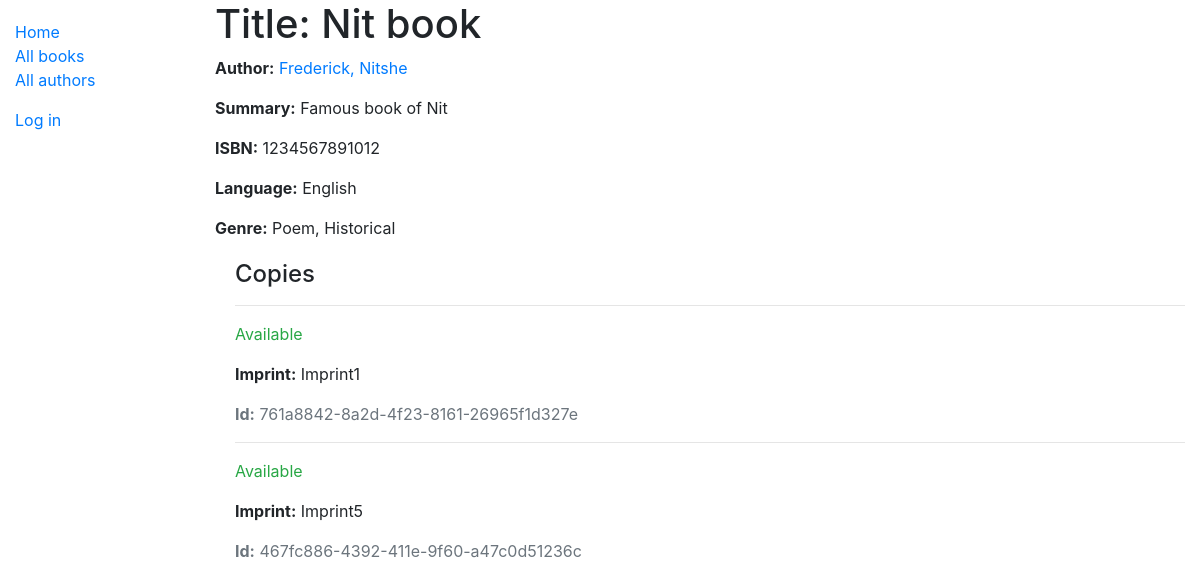
The page /catalog/book/2 on the database as committed earlier.
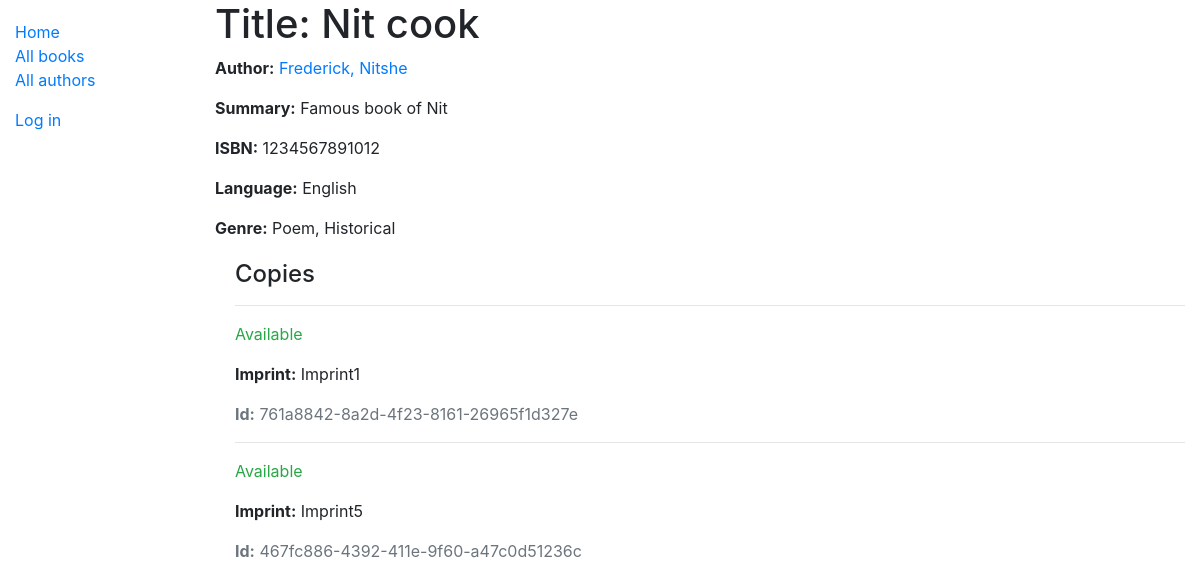
The same page on the database as committed later.
### catalog/models.py (models this page shows, shortened)
class Book(models.Model):
    title = models.CharField(max_length=200)
    author = models.ForeignKey('Author', on_delete=models.SET_NULL, null=True)
    summary = models.TextField(max_length=1000, help_text='Enter a brief description of the book')
    isbn = models.CharField(
        'ISBN',
        max_length=13,
        help_text='13 Character <a href="https://www.isbn-international.org/content/what-isbn">ISBN number</a>'
    )
    genre = models.ManyToManyField('Genre', help_text='Select a genre for this book')
    language = models.ForeignKey('Language', on_delete=models.SET_NULL, null=True)
    def display_genre(self):
        return ', '.join(genre.name for genre in self.genre.all()[:3])
    class Meta:
        ordering = ['title','author']
        permissions = (
            ("can_edit_books", "Create, update, delete"),
        )
    display_genre.short_description = 'Genre'

class Author(models.Model):
    first_name = models.CharField(max_length=100)
    last_name = models.CharField(max_length=100)
    date_of_birth = models.DateField(blank=True, null=True)
    date_of_death = models.DateField('Died', blank=True, null=True)
    def get_absolute_url(self):
        return reverse('author-detail', args=[str(self.id)])
    class Meta:
        ordering=['last_name','first_name']
        permissions = (
            ("can_edit_authors", "Create, update, delete"),
        )
    def __str__(self):
        return f'{self.last_name}, {self.first_name}'

class Language(models.Model):
    name = models.CharField(max_length=200, help_text="Enter a language name (e.g. English)")
    def __str__(self):
        return self.name

### catalog/views.py (the view)
# urls.py: path('book/<int:pk>', views.BookDetailView.as_view(), name='book-detail'),
class BookDetailView(generic.DetailView):
    model = Book

### catalog/models.py (called while the page is built)
    def __str__(self):
        return self.name

### catalog/templates/catalog/book_detail.html (shortened to what this page needs)
{% extends "base_generic.html" %}
{% block content %}
  <h1>Title: {{ book.title }}</h1>
  <p><strong>Author:</strong> <a href="{{ book.author.get_absolute_url }}">{{ book.author }}</a></p>
  <p><strong>Summary:</strong> {{ book.summary }}</p>
  <p><strong>ISBN:</strong> {{ book.isbn }}</p>
  <p><strong>Language:</strong> {{ book.language }}</p>
  <p><strong>Genre:</strong> {% for genre in book.genre.all %} {{ genre }}{% if not forloop.last %}, {% endif %}{% endfor %}</p>
  <div style="margin-left:20px;margin-top:20px">
    <h4>Copies</h4>
    {% for copy in book.bookinstance_set.all %}
      <hr>
      <p class="{% if copy.status == 'a' %}text-success{% elif copy.status == 'm' %}text-danger{% else %}text-warning{% endif %}">{{ copy.get_status_display }}</p>
      <p><strong>Imprint:</strong> {{copy.imprint}}</p>
      <p class="text-muted"><strong>Id:</strong> {{copy.id}}</p>
    {% endfor %}
  </div>
{% endblock %}

Rows that differ between the two databases and show on the page:
changed Book "Famous book of Nit": title "Nit book" → "Nit cook"
